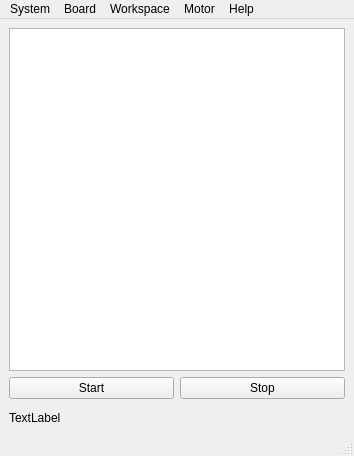
<?xml version="1.0" encoding="UTF-8"?>
<ui version="4.0">
 <class>BasicWindow</class>
 <widget class="QMainWindow" name="BasicWindow">
  <property name="geometry">
   <rect>
    <x>0</x>
    <y>0</y>
    <width>354</width>
    <height>456</height>
   </rect>
  </property>
  <property name="windowTitle">
   <string>DSMCP</string>
  </property>
  <widget class="QWidget" name="centralwidget">
   <layout class="QGridLayout" name="gridLayout">
    <item row="0" column="0" colspan="2">
     <widget class="QSvgPanel" name="graphicsViewPanel"/>
    </item>
    <item row="2" column="0">
     <widget class="QActionButton" name="pushButtonStart">
      <property name="text">
       <string>Start</string>
      </property>
     </widget>
    </item>
    <item row="2" column="1">
     <widget class="QActionButton" name="pushButtonStop">
      <property name="text">
       <string>Stop</string>
      </property>
     </widget>
    </item>
    <item row="3" column="0" colspan="2">
     <widget class="QSpeed" name="widgetSpeed">
      <property name="frameShape">
       <enum>QFrame::StyledPanel</enum>
      </property>
      <property name="frameShadow">
       <enum>QFrame::Raised</enum>
      </property>
     </widget>
    </item>
    <item row="4" column="0" colspan="2">
     <widget class="QLabel" name="label">
      <property name="text">
       <string>TextLabel</string>
      </property>
     </widget>
    </item>
   </layout>
  </widget>
  <widget class="QMenuBar" name="menuBar">
   <property name="geometry">
    <rect>
     <x>0</x>
     <y>0</y>
     <width>354</width>
     <height>22</height>
    </rect>
   </property>
   <widget class="QMenu" name="menuSystem">
    <property name="title">
     <string>System</string>
    </property>
    <addaction name="actionRefresh"/>
    <addaction name="actionAutoRefresh"/>
    <addaction name="separator"/>
    <addaction name="actionQuit"/>
   </widget>
   <widget class="QMenu" name="menuMotor">
    <property name="title">
     <string>Motor</string>
    </property>
    <addaction name="actionMotorMode"/>
    <addaction name="actionMotorStart"/>
    <addaction name="actionMotorStop"/>
    <addaction name="actionLightEnabled"/>
    <addaction name="actionLightBlue"/>
    <addaction name="actionMotorCCW"/>
   </widget>
   <widget class="QMenu" name="menuHelp">
    <property name="title">
     <string>Help</string>
    </property>
    <addaction name="actionHelp"/>
    <addaction name="actionAbout"/>
   </widget>
   <widget class="QMenu" name="menuWorkspace">
    <property name="title">
     <string>Workspace</string>
    </property>
   </widget>
   <widget class="QMenu" name="menuBoard">
    <property name="title">
     <string>Board</string>
    </property>
    <addaction name="actionFirmReset"/>
    <addaction name="actionAPISendFirmware"/>
    <addaction name="actionAboutBoard"/>
   </widget>
   <addaction name="menuSystem"/>
   <addaction name="menuBoard"/>
   <addaction name="menuWorkspace"/>
   <addaction name="menuMotor"/>
   <addaction name="menuHelp"/>
  </widget>
  <widget class="QStatusBar" name="statusBar"/>
  <action name="actionSysConnect">
   <property name="icon">
    <iconset>
     <normalon>:/img/link.svg</normalon>
    </iconset>
   </property>
   <property name="text">
    <string>Connect</string>
   </property>
   <property name="toolTip">
    <string>Connect DCP to board</string>
   </property>
  </action>
  <action name="actionMotorStart">
   <property name="icon">
    <iconset>
     <normalon>:/img/start.svg</normalon>
    </iconset>
   </property>
   <property name="text">
    <string>Start</string>
   </property>
   <property name="toolTip">
    <string>Start the motor</string>
   </property>
   <property name="shortcut">
    <string>F2</string>
   </property>
  </action>
  <action name="actionLightEnabled">
   <property name="checkable">
    <bool>true</bool>
   </property>
   <property name="checked">
    <bool>true</bool>
   </property>
   <property name="icon">
    <iconset>
     <normalon>:/img/light.svg</normalon>
    </iconset>
   </property>
   <property name="text">
    <string>Light Enabled</string>
   </property>
   <property name="toolTip">
    <string>Enable/disable Light</string>
   </property>
   <property name="shortcut">
    <string>F4</string>
   </property>
  </action>
  <action name="actionLightBlue">
   <property name="checkable">
    <bool>true</bool>
   </property>
   <property name="icon">
    <iconset>
     <normalon>:/img/light-blue.svg</normalon>
    </iconset>
   </property>
   <property name="text">
    <string>BlueLight</string>
   </property>
   <property name="toolTip">
    <string>Switch white / blue light</string>
   </property>
   <property name="shortcut">
    <string>F9</string>
   </property>
  </action>
  <action name="actionMotorCCW">
   <property name="checkable">
    <bool>true</bool>
   </property>
   <property name="icon">
    <iconset>
     <normalon>:/img/counterclockwise.svg</normalon>
    </iconset>
   </property>
   <property name="text">
    <string>CCW</string>
   </property>
   <property name="toolTip">
    <string>Set rotation to counter clockwise direction</string>
   </property>
   <property name="shortcut">
    <string>F7</string>
   </property>
  </action>
  <action name="actionAbout">
   <property name="text">
    <string>About ...</string>
   </property>
   <property name="shortcut">
    <string>Ctrl+F1</string>
   </property>
  </action>
  <action name="actionQuit">
   <property name="text">
    <string>Quit</string>
   </property>
   <property name="shortcut">
    <string>Ctrl+Q</string>
   </property>
  </action>
  <action name="actionAutoRefresh">
   <property name="checkable">
    <bool>true</bool>
   </property>
   <property name="icon">
    <iconset>
     <normalon>:/img/autorefresh.svg</normalon>
    </iconset>
   </property>
   <property name="text">
    <string>AutoRefresh</string>
   </property>
  </action>
  <action name="actionSysDisconnect">
   <property name="icon">
    <iconset>
     <normalon>:/img/unlink.svg</normalon>
    </iconset>
   </property>
   <property name="text">
    <string>Disconnect</string>
   </property>
   <property name="toolTip">
    <string>Disconnect DCP from board</string>
   </property>
  </action>
  <action name="actionRefresh">
   <property name="icon">
    <iconset>
     <normalon>:/img/refresh.svg</normalon>
    </iconset>
   </property>
   <property name="text">
    <string>Refresh</string>
   </property>
   <property name="toolTip">
    <string>Refresh</string>
   </property>
   <property name="shortcut">
    <string>F5</string>
   </property>
  </action>
  <action name="actionHelp">
   <property name="icon">
    <iconset>
     <normalon>:/img/help.svg</normalon>
    </iconset>
   </property>
   <property name="text">
    <string>Help</string>
   </property>
   <property name="shortcut">
    <string>F1</string>
   </property>
  </action>
  <action name="actionMotorCW">
   <property name="checkable">
    <bool>true</bool>
   </property>
   <property name="checked">
    <bool>true</bool>
   </property>
   <property name="icon">
    <iconset>
     <normalon>:/img/clockwise.svg</normalon>
    </iconset>
   </property>
   <property name="text">
    <string>CW</string>
   </property>
   <property name="toolTip">
    <string>Set rotation to clockwise direction</string>
   </property>
   <property name="shortcut">
    <string>F6</string>
   </property>
  </action>
  <action name="actionMotorStop">
   <property name="icon">
    <iconset>
     <normalon>:/img/stop.svg</normalon>
    </iconset>
   </property>
   <property name="text">
    <string>Stop</string>
   </property>
   <property name="toolTip">
    <string>Stop the motor</string>
   </property>
   <property name="shortcut">
    <string>F3</string>
   </property>
  </action>
  <action name="actionFirmReset">
   <property name="text">
    <string>Reset</string>
   </property>
  </action>
  <action name="actionAPISendFirmware">
   <property name="text">
    <string>Send Firmware</string>
   </property>
  </action>
  <action name="actionAboutBoard">
   <property name="text">
    <string>About board...</string>
   </property>
  </action>
  <action name="actionMotorMode">
   <property name="text">
    <string>Motor mode...</string>
   </property>
   <property name="toolTip">
    <string>Show motor mode dialog</string>
   </property>
   <property name="shortcut">
    <string>F10</string>
   </property>
  </action>
 </widget>
 <customwidgets>
  <customwidget>
   <class>QSvgPanel</class>
   <extends>QGraphicsView</extends>
   <header>app.gui.widget.qsvgpanel</header>
  </customwidget>
  <customwidget>
   <class>QActionButton</class>
   <extends>QPushButton</extends>
   <header>app.gui.widget.qactionbutton</header>
  </customwidget>
  <customwidget>
   <class>QSpeed</class>
   <extends>QFrame</extends>
   <header>app.gui.widget.qspeed</header>
   <container>1</container>
  </customwidget>
 </customwidgets>
 <resources/>
 <connections>
  <connection>
   <sender>actionQuit</sender>
   <signal>triggered()</signal>
   <receiver>BasicWindow</receiver>
   <slot>close()</slot>
   <hints>
    <hint type="sourcelabel">
     <x>-1</x>
     <y>-1</y>
    </hint>
    <hint type="destinationlabel">
     <x>399</x>
     <y>299</y>
    </hint>
   </hints>
  </connection>
 </connections>
</ui>
